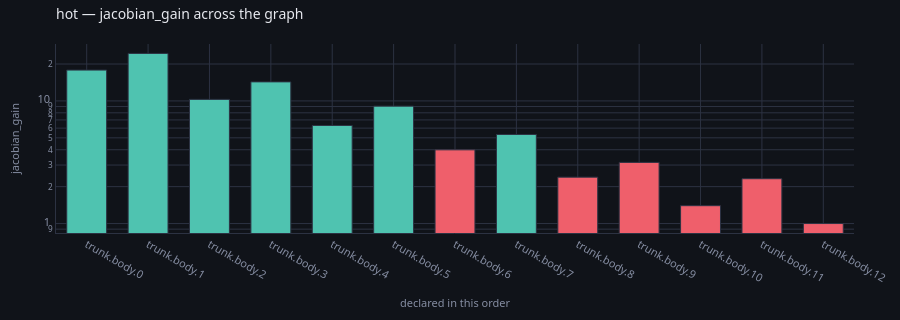

Notebook code for this chart:
### Markdown cell above
## What it measured and did not flag

Two more numbers come off the same probes. `jacobian_gain` is the factor a
gradient at the output arrives here by — the **vanishing picture, with no
optimizer, no target and no step** — and its profile over depth is a thing a
person can read.

### Code cell
profile(store, run="hot", of="jacobian_gain")

### Figure 1 — Plotly figure (JSON) as saved in the notebook; plotly's stock layout.template omitted (floating-point values rounded to 4 significant figures)
{"data": [{"customdata": ["nothing tripped", "nothing tripped", "nothing tripped", "nothing tripped", "nothing tripped", "nothing tripped", "MISSING_NORMALISATION", "nothing tripped", "MISSING_NORMALISATION", "MISSING_NORMALISATION", "MISSING_NORMALISATION", "MISSING_NORMALISATION", "MISSING_NORMALISATION"], "hovertemplate": "<b>%{x}</b><br>%{y:.3e}<br>%{customdata}<extra></extra>", "marker": {"color": ["#4fc3b0", "#4fc3b0", "#4fc3b0", "#4fc3b0", "#4fc3b0", "#4fc3b0", "#ef5f6b", "#4fc3b0", "#ef5f6b", "#ef5f6b", "#ef5f6b", "#ef5f6b", "#ef5f6b"], "line": {"color": "#2c3242", "width": 1}}, "type": "bar", "x": ["trunk.body.0", "trunk.body.1", "trunk.body.2", "trunk.body.3", "trunk.body.4", "trunk.body.5", "trunk.body.6", "trunk.body.7", "trunk.body.8", "trunk.body.9", "trunk.body.10", "trunk.body.11", "trunk.body.12"], "y": [17.85, 24.39, 10.29, 14.3, 6.305, 9.063, 3.992, 5.325, 2.39, 3.153, 1.399, 2.32, 1.0]}], "layout": {"bargap": 0.35, "font": {"color": "#e7e9ef", "family": "system-ui, -apple-system, Segoe UI, Roboto, sans-serif", "size": 12}, "height": 320, "hoverlabel": {"align": "left", "bgcolor": "#1a1e28", "bordercolor": "#2c3242", "font": {"color": "#e7e9ef", "family": "system-ui, -apple-system, Segoe UI, Roboto, sans-serif"}}, "legend": {"bgcolor": "rgba(0,0,0,0)", "font": {"color": "#868ea3"}, "orientation": "h", "x": 1, "xanchor": "right", "y": 1.02, "yanchor": "bottom"}, "margin": {"b": 44, "l": 56, "r": 24, "t": 44}, "paper_bgcolor": "#101319", "plot_bgcolor": "#101319", "showlegend": false, "title": {"font": {"size": 14}, "text": "hot — jacobian_gain across the graph", "x": 0, "xanchor": "left", "xref": "paper", "y": 0.97, "yanchor": "top"}, "xaxis": {"gridcolor": "#2c3242", "linecolor": "#2c3242", "tickfont": {"color": "#868ea3", "size": 11}, "title": {"font": {"color": "#868ea3", "size": 11}, "text": "declared in this order"}, "zerolinecolor": "#2c3242"}, "yaxis": {"gridcolor": "#2c3242", "linecolor": "#2c3242", "tickfont": {"color": "#868ea3", "size": 11}, "title": {"font": {"color": "#868ea3", "size": 11}, "text": "jacobian_gain"}, "type": "log", "zerolinecolor": "#2c3242"}}}
